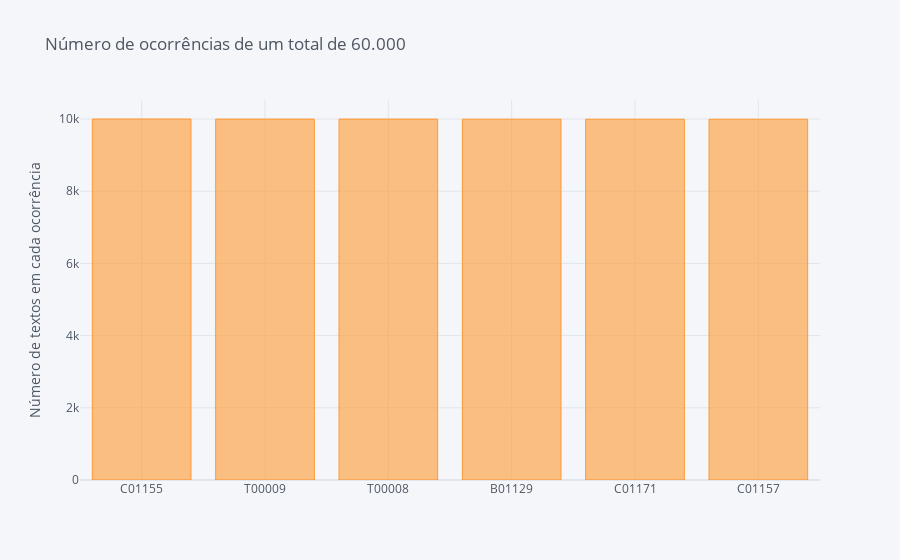

The cell this chart's notebook holds for it:
### Code cell
df['codigo'].value_counts().sort_values(ascending=False).iplot(kind='bar', yTitle='Número de textos em cada ocorrência', 
                                                                title='Número de ocorrências de um total de 60.000')

### Figure 1 — Plotly figure (JSON) as saved in the notebook; plotly's stock layout.template omitted (floating-point values rounded to 4 significant figures)
{"data": [{"marker": {"color": "rgba(255, 153, 51, 0.6)", "line": {"color": "rgba(255, 153, 51, 1.0)", "width": 1}}, "name": "codigo", "orientation": "v", "text": "", "type": "bar", "x": ["C01155", "T00009", "T00008", "B01129", "C01171", "C01157"], "y": [10000, 9997, 9997, 9995, 9994, 9994]}], "layout": {"legend": {"bgcolor": "#F5F6F9", "font": {"color": "#4D5663"}}, "paper_bgcolor": "#F5F6F9", "plot_bgcolor": "#F5F6F9", "title": {"font": {"color": "#4D5663"}, "text": "Número de ocorrências de um total de 60.000"}, "xaxis": {"gridcolor": "#E1E5ED", "showgrid": true, "tickfont": {"color": "#4D5663"}, "title": {"font": {"color": "#4D5663"}, "text": ""}, "zerolinecolor": "#E1E5ED"}, "yaxis": {"gridcolor": "#E1E5ED", "showgrid": true, "tickfont": {"color": "#4D5663"}, "title": {"font": {"color": "#4D5663"}, "text": "Número de textos em cada ocorrência"}, "zerolinecolor": "#E1E5ED"}}}
